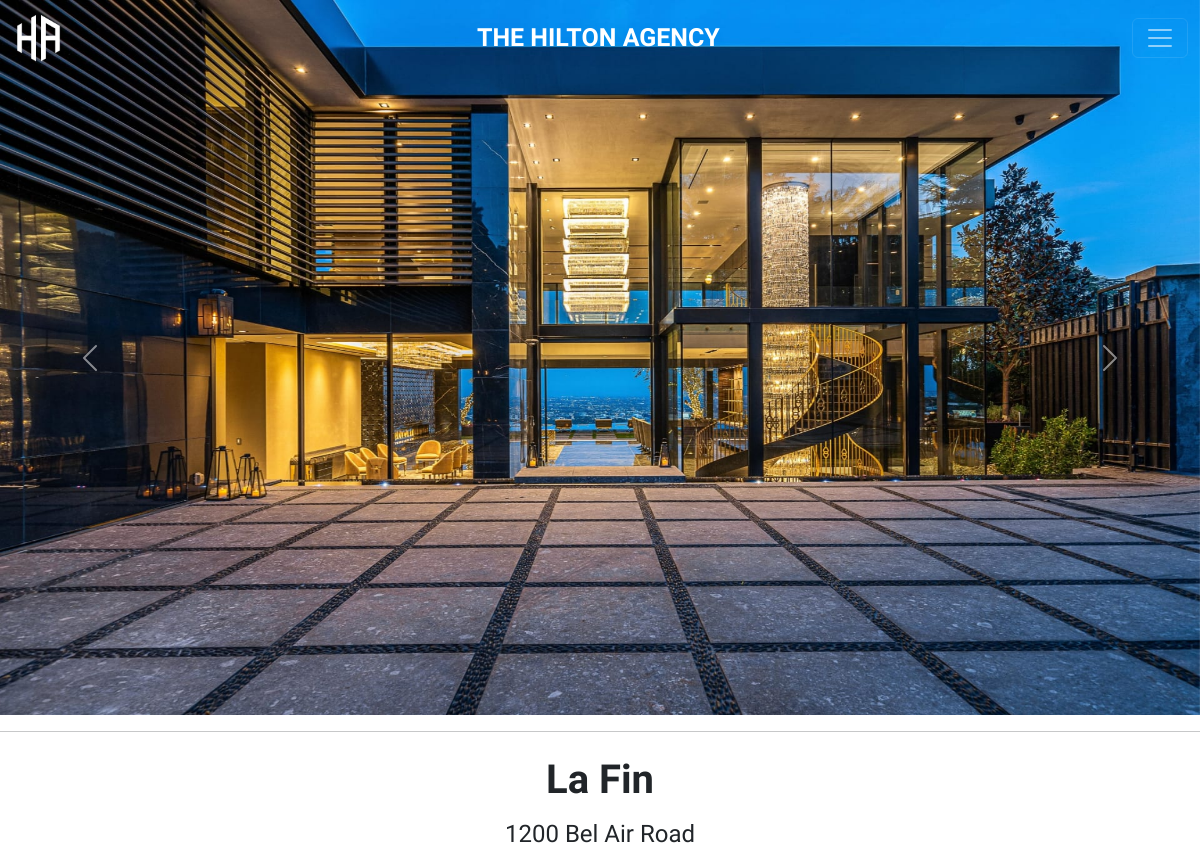
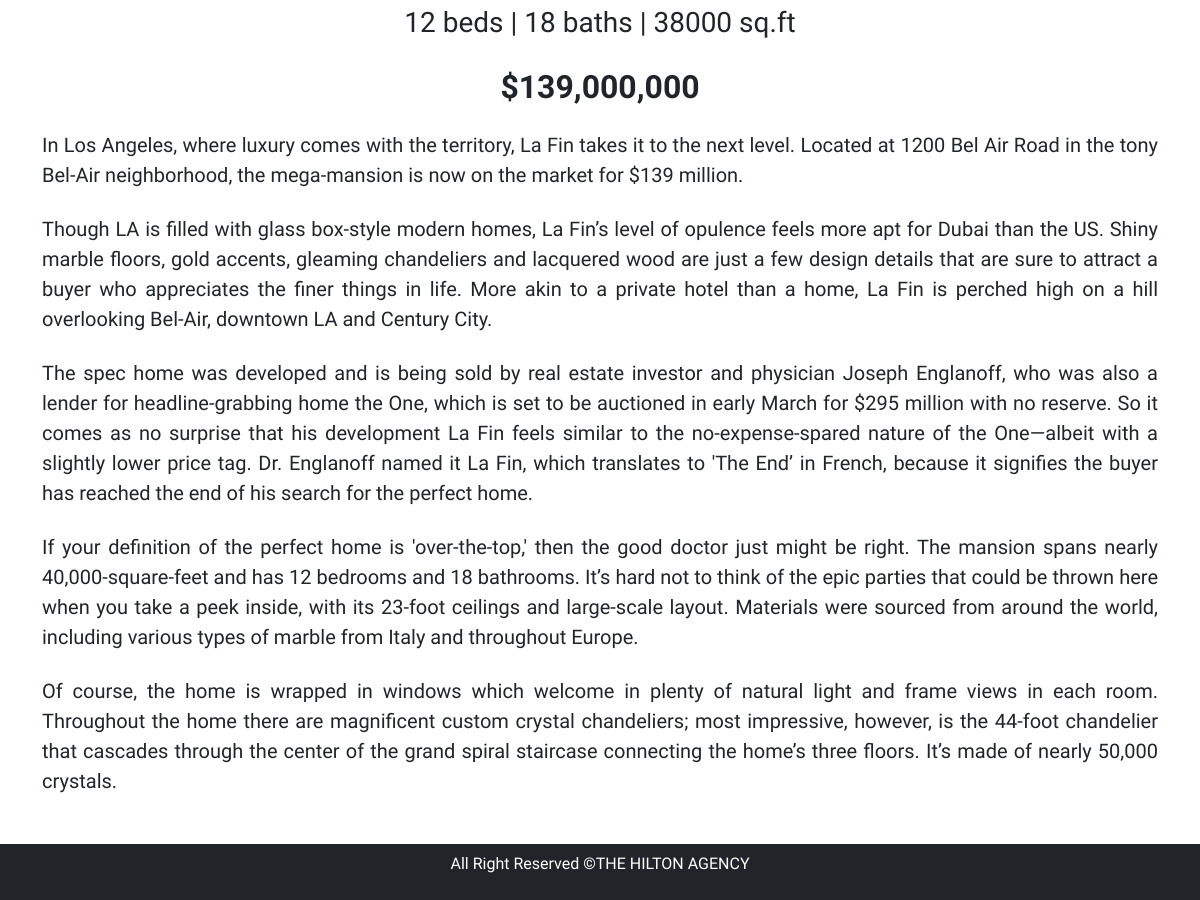
The app's page /properties-read-more.php?id=3 with its own data (2 pictures, top to bottom).
### tables this page shows
CREATE TABLE `property_article` (
  `id` int(11) NOT NULL,
  `image1` varchar(50) DEFAULT NULL,
  `image2` varchar(50) DEFAULT NULL,
  `image3` varchar(50) DEFAULT NULL,
  `image4` varchar(50) DEFAULT NULL,
  `image5` varchar(50) DEFAULT NULL
);

CREATE TABLE `property_description` (
  `id` int(11) NOT NULL,
  `name` varchar(50) DEFAULT NULL,
  `location` varchar(50) DEFAULT NULL,
  `address` varchar(50) DEFAULT NULL,
  `beds` int(11) DEFAULT NULL,
  `baths` int(11) DEFAULT NULL,
  `size` int(11) DEFAULT NULL,
  `price` float DEFAULT NULL,
  `description` longtext DEFAULT NULL,
  `main_image` varchar(50) DEFAULT NULL
);

### properties-read-more.php (the view, shortened to what this page needs)
<!DOCTYPE html>
<html lang="en">
<head>
	<link href="https://cdn.jsdelivr.net/npm/bootstrap@5.2.0-beta1/dist/css/bootstrap.min.css" rel="stylesheet">
  <link rel="stylesheet" href="css/property_article1.css?<?php echo time();?>">
</head>
<body>
  <?php include('navigation.php'); ?>
  <div id="carouselExampleControls" class="carousel slide" data-bs-ride="carousel">
    <div class="carousel-inner">
    <?php
      $propertyID = $_GET['id'];
      $servername = "localhost";
      $username = "root";
      $password = "";
      $dbname = "hiltonagency";
      $conn = new mysqli($servername, $username, $password, $dbname);
      $sql = "SELECT * FROM property_article WHERE id=$propertyID";
      $result = $conn->query($sql);
      if ($result->num_rows > 0) {
        while($row = $result->fetch_assoc()) {
            echo '<div class="carousel-item active">
                    <img src="'. $row['image1'] .'" class="d-block w-100" alt="...">
                  </div>
                  <div class="carousel-item">
                    <img src="'. $row['image2'] .'" class="d-block w-100" alt="...">
                  </div>
                  <div class="carousel-item">
                    <img src="'. $row['image3'] .'" class="d-block w-100" alt="...">
                  </div>
                  <div class="carousel-item">
                    <img src="'. $row['image4'] .'" class="d-block w-100" alt="...">
                  </div>
                  <div class="carousel-item">
                    <img src="'. $row['image5'] .'" class="d-block w-100" alt="...">
                  </div>';
        }
      } else {
        echo "0 results";
      }
    ?>
    </div>
    <button class="carousel-control-prev" type="button" data-bs-target="#carouselExampleControls" data-bs-slide="prev">
      <span class="carousel-control-prev-icon" aria-hidden="true"></span>
    </button>
    <button class="carousel-control-next" type="button" data-bs-target="#carouselExampleControls" data-bs-slide="next">
      <span class="carousel-control-next-icon" aria-hidden="true"></span>
    </button>
  </div>
  <hr>
  <div class="container mt-4">
    <div class="row">
      <div class="col-lg-12">
    <article>
      <header class="mb-4">
        <?php
          $propertyID = $_GET['id'];
          $servername = "localhost";
          $username = "root";
          $password = "";
          $dbname = "hiltonagency";
          $conn = new mysqli($servername, $username, $password, $dbname);
          $sql = "SELECT * FROM property_description WHERE id=$propertyID";
          $result = $conn->query($sql);
          if ($result->num_rows > 0) {
            while($row = $result->fetch_assoc()) {
              echo '<h1 class="fw-bolder mb-3 text-center">'. $row["name"] .'</h1>
              <h4 class="mb-3 text-center">'. $row["address"] .' </h4>
              <p class="fs-3 mb-4 text-center">' . $row["beds"] . ' beds <span>|</span> ' . $row["baths"] . ' baths <span>|</span> ' . $row["size"] . ' sq.ft</p>
              <h2 class="fw-bold text-center">$' . number_format(round($row["price"]), 0, ',') .'</p>
              </header>
              <section class="mb-5">'.$row["description"].'</section>';
            }
          } else {
            echo "0 results";
          }
        ?>
  </article>
      </div>
    </div>
  </div>
  <footer class="bg-dark p-2 text-center">
      <div class="container">
          <p class="text-white">All Right Reserved &copy;THE HILTON AGENCY</p>
      </div>
  </footer>
</body>
</html>

### css/property_article1.css (style rules this page uses)
* { font-family: 'Raleway', sans-serif; }
body { background: white; }
body { top: 0px !important; }
.carousel-item { height: 715px; }
section { text-align: justify; }
@media (max-width: 1200px) { #carouselExampleControls .carousel-item img { height: 750px; } }

### records on screen
property_article: image1 (picture)
property_description: name "La Fin", address "1200 Bel Air Road", beds "12", baths "18", size "38000", price "139,000,000", description "In Los Angeles, where luxury comes with the territory, La Fin takes it to the next level. Located at 1200 Bel Air Road in the tony Bel-Air neighborhood, the mega-mansion is now on the market for $139 million. Though LA is filled with glass box-style modern homes, La Fin’s level of opulence feels more apt for Dubai than the US. Shiny marble floors, gold accents, gleaming chandeliers and lacquered wood are just a few design details that are sure to attract a buyer who appreciates the finer things in life. More akin to a private hotel than a home, La Fin is perched high on a hill overlooking Bel-Air, downtown LA and Century City. The spec home was developed and is being sold by real estate…"
